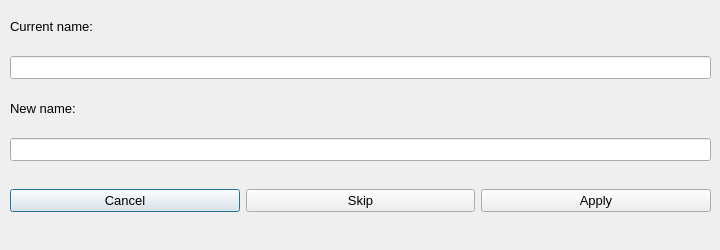
<?xml version="1.0" encoding="UTF-8"?>
<ui version="4.0">
 <class>NameDialog</class>
 <widget class="QDialog" name="NameDialog">
  <property name="geometry">
   <rect>
    <x>0</x>
    <y>0</y>
    <width>720</width>
    <height>250</height>
   </rect>
  </property>
  <property name="sizePolicy">
   <sizepolicy hsizetype="Fixed" vsizetype="Fixed">
    <horstretch>0</horstretch>
    <verstretch>0</verstretch>
   </sizepolicy>
  </property>
  <property name="font">
   <font>
    <pointsize>10</pointsize>
   </font>
  </property>
  <property name="windowTitle">
   <string>Manual rename</string>
  </property>
  <property name="windowIcon">
   <iconset>
    <normaloff>resources/icon.ico</normaloff>resources/icon.ico</iconset>
  </property>
  <property name="locale">
   <locale language="English" country="UnitedStates"/>
  </property>
  <widget class="QWidget" name="verticalLayoutWidget">
   <property name="geometry">
    <rect>
     <x>10</x>
     <y>10</y>
     <width>701</width>
     <height>151</height>
    </rect>
   </property>
   <property name="locale">
    <locale language="English" country="UnitedStates"/>
   </property>
   <layout class="QVBoxLayout" name="verticalLayout">
    <property name="spacing">
     <number>13</number>
    </property>
    <item>
     <widget class="QLabel" name="label_cur_name">
      <property name="font">
       <font>
        <pointsize>10</pointsize>
       </font>
      </property>
      <property name="locale">
       <locale language="English" country="UnitedStates"/>
      </property>
      <property name="text">
       <string>Current name:</string>
      </property>
     </widget>
    </item>
    <item>
     <widget class="QLineEdit" name="lineEdit_cur_name">
      <property name="font">
       <font>
        <pointsize>10</pointsize>
       </font>
      </property>
      <property name="locale">
       <locale language="English" country="UnitedStates"/>
      </property>
      <property name="readOnly">
       <bool>true</bool>
      </property>
     </widget>
    </item>
    <item>
     <widget class="QLabel" name="label_new_name">
      <property name="font">
       <font>
        <pointsize>10</pointsize>
       </font>
      </property>
      <property name="locale">
       <locale language="English" country="UnitedStates"/>
      </property>
      <property name="text">
       <string>New name:</string>
      </property>
     </widget>
    </item>
    <item>
     <widget class="QLineEdit" name="lineEdit_new_name">
      <property name="font">
       <font>
        <pointsize>10</pointsize>
       </font>
      </property>
      <property name="locale">
       <locale language="English" country="UnitedStates"/>
      </property>
     </widget>
    </item>
   </layout>
  </widget>
  <widget class="QWidget" name="horizontalLayoutWidget">
   <property name="geometry">
    <rect>
     <x>10</x>
     <y>170</y>
     <width>701</width>
     <height>61</height>
    </rect>
   </property>
   <layout class="QHBoxLayout" name="horizontalLayout">
    <item>
     <widget class="QPushButton" name="pushButton_cancel">
      <property name="font">
       <font>
        <pointsize>10</pointsize>
       </font>
      </property>
      <property name="locale">
       <locale language="English" country="UnitedStates"/>
      </property>
      <property name="text">
       <string>Cancel</string>
      </property>
     </widget>
    </item>
    <item>
     <widget class="QPushButton" name="pushButton_skip">
      <property name="font">
       <font>
        <pointsize>10</pointsize>
       </font>
      </property>
      <property name="locale">
       <locale language="English" country="UnitedStates"/>
      </property>
      <property name="text">
       <string>Skip</string>
      </property>
     </widget>
    </item>
    <item>
     <widget class="QPushButton" name="pushButton_apply">
      <property name="font">
       <font>
        <pointsize>10</pointsize>
       </font>
      </property>
      <property name="locale">
       <locale language="English" country="UnitedStates"/>
      </property>
      <property name="text">
       <string>Apply</string>
      </property>
     </widget>
    </item>
   </layout>
  </widget>
 </widget>
 <resources/>
 <connections/>
</ui>
